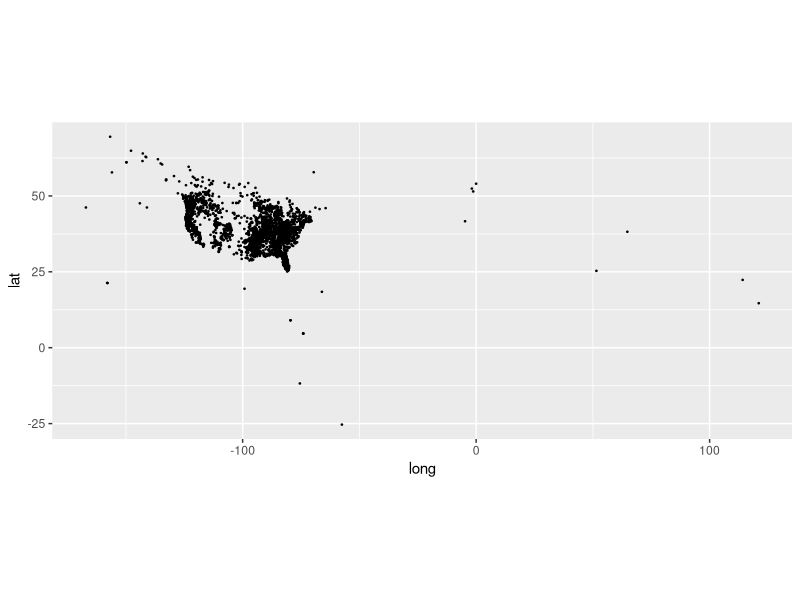
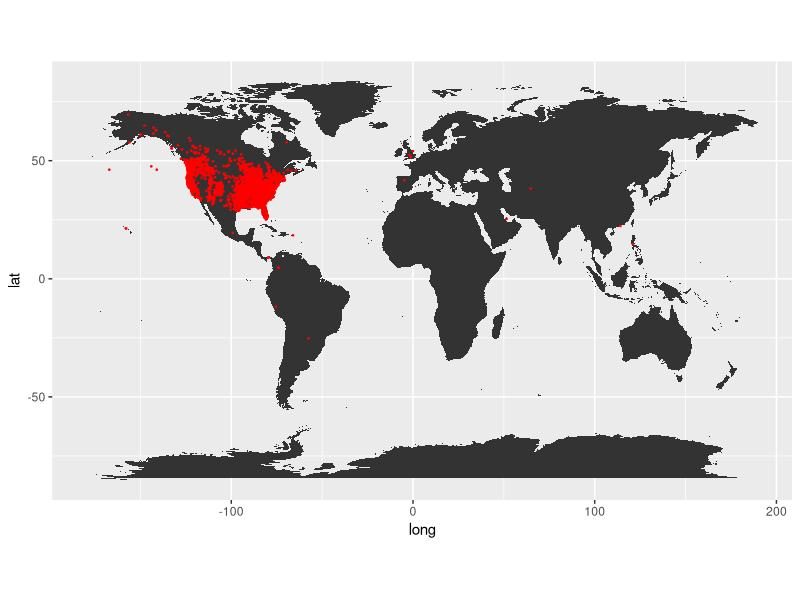
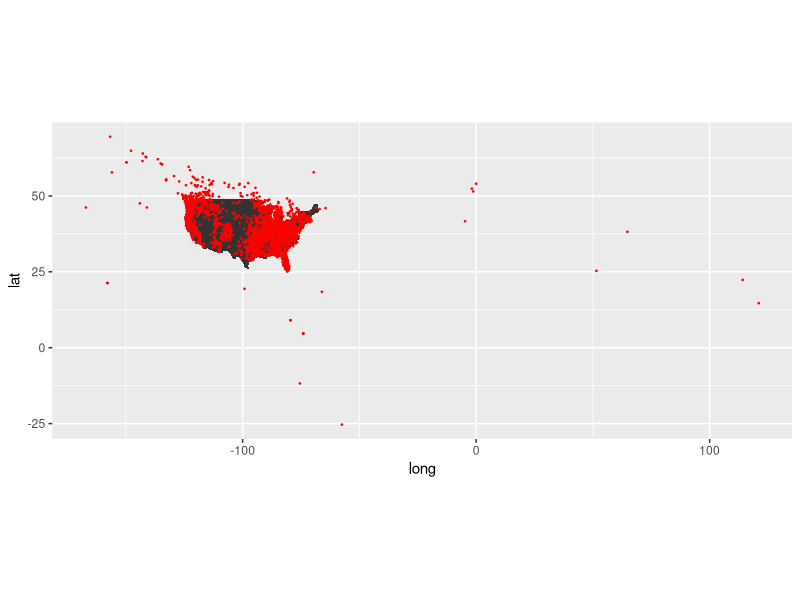
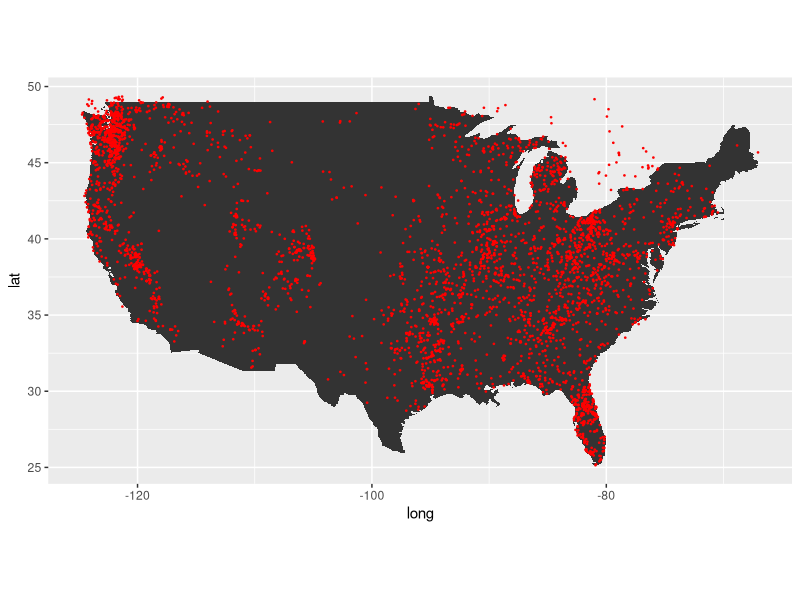

Write R code to recreate these figures, in order. (Note: this script raises an error after producing the figures.)
## ---- chunk 1
knitr::opts_chunk$set(echo = TRUE)
library(ggplot2)
library(tidyr)
library(dplyr)
library(maps)
library(mapproj)
library(sf)
## ---- chunk 2
bigfoot = read.csv('Bigfoot_Sightings.csv') %>%
  select(long=X, lat=Y, time=TimeWhen)
str(bigfoot)
## ---- chunk 3
ggplot(bigfoot, aes(long, lat)) + 
  geom_point(size = .25, show.legend = FALSE) +
  coord_fixed(1.3)
## ---- chunk 4
world_map = map_data("world")
ggplot(bigfoot, aes(x = long, y = lat))+
  geom_map(data = world_map, map = world_map, aes(map_id=region))+
  expand_limits(x = world_map$long, y = world_map$lat)+
  geom_point(size=0.25, color = "red") +
  coord_fixed(1.3)
## ---- chunk 5
us_map = map_data("state")
ggplot(bigfoot, aes(x = long, y = lat))+
  geom_map(data = us_map, map = us_map, aes(map_id=region))+
  geom_point(size=0.25, color = "red") +
  coord_fixed(1.3)
## ---- chunk 6
filtered_data <- bigfoot %>%
  filter(lat >= 24.4 &
         lat <= 49.4 &
         long >= -125.0 &
         long <= -66.9)
fewPoints = filtered_data


ggplot(filtered_data, aes(x = long, y = lat))+
  geom_map(data = us_map, map = us_map, aes(map_id=region))+
  geom_point(size=0.25, color = "red")+
  coord_fixed(1.3)
## ---- chunk 7
library(rnaturalearth)
library(maps)
#Source: https://stackoverflow.com/questions/8751497/latitude-longitude-coordinates-tweb-state-code-in-r
lonlat_to_state <- function(fewPoints,
                            states = spData::us_states,
                            name_col = "NAME") {
    pts <- st_as_sf(fewPoints, coords = 1:2, crs = 4326)
    states <- st_transform(states, crs = 3857)
    pts <- st_transform(pts, crs = 3857)
    state_names <- states[[name_col]]
    ii <- as.integer(st_intersects(pts, states))
    state_names[ii]
}
us_states_ne <- ne_states(country = "United States of America",
                          returnclass = "sf")
data_with_states<- fewPoints |> mutate(state = tolower(lonlat_to_state(fewPoints, states = us_states_ne, name_col = "name")))
data_with_states = data_with_states |> filter(!is.na(state))
summarizedData = data_with_states |> group_by(state) |> summarize(totalSightings = n()) |> ungroup()
ggplot(data_with_states, aes(x = long, y = lat))+
  geom_map(data = us_map, map = us_map, aes(map_id=region))+
  geom_point(size=0.25, color = "red")+
  xlim(-126,-60)+
  ylim(24.4,49.4)+
  coord_fixed(1.3)


data_with_states = data_with_states |> merge(summarizedData,by="state")

ggplot(data_with_states, aes(map_id = state))+
  geom_map(aes(fill = totalSightings), map = us_map)+
expand_limits(x = us_map$long, y=us_map$lat)+
  coord_fixed(1.3)
## ---- chunk 8
#Source: https://ggplot2.tidyverse.org/reference/geom_map.html
ggplot(data_with_states, aes(map_id = state))+
  geom_map(aes(fill = totalSightings), map = us_map)+
expand_limits(x = us_map$long, y=us_map$lat)+
  coord_sf(
     crs = 5070, default_crs = 4326,
     xlim = c(-125, -70), ylim = c(25, 52)
   )
## ---- chunk 9
washington_data <- data_with_states %>%
  filter(state == "washington")
washington_map <- map_data("state", region = "washington")
ggplot(washington_data, aes(x = long, y = lat)) +
  geom_map(data = washington_map, map = washington_map, aes(map_id = region)) +
  geom_point(size = 0.25, color = "red") +
  expand_limits(x = washington_map$long, y=washington_map$lat)+
  coord_fixed(1.3)
